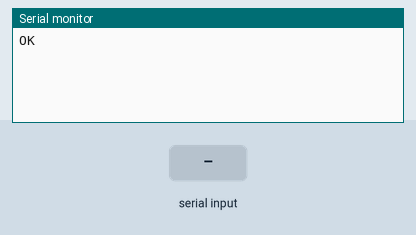
The sketch below on a simulated Arduino Uno, built with avr-gcc and run on an emulated ATmega328P. On the bench: the last lines printed to the serial monitor. The test bench sets the inputs (shaded band). The modem accepts every AT command (registered, SIM ready, sends succeed) and sends nothing else.

Above: at 1.2 s.
1.3 s: "1" received over the second serial link
At 2.5 s:
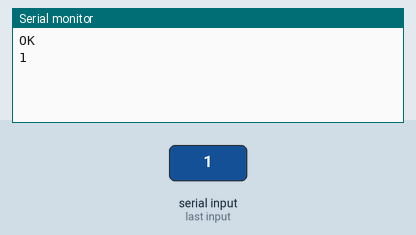
2.8 s: "0" received over the second serial link
At 3.9 s:
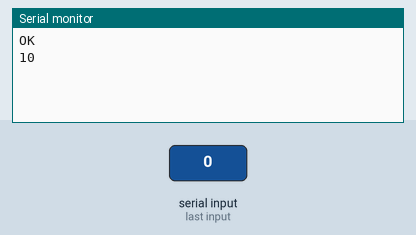

The sketch:

master_test.ino
```cpp
# include <SoftwareSerial.h>

SoftwareSerial HM10(2, 3);

void setup () {
  Serial.begin(9600);
  HM10.begin(9600);
  HM10.println("AT");
}

void loop () {
  if (HM10.available()) {
    Serial.write(HM10.read());
  }
  if (Serial.available()) {
    HM10.write(Serial.read());
  }
}
```

Measured:
- after the input at 1.3 s, the serial monitor: prints a new line at once (image 1)
- after the input at 2.8 s, the serial monitor: prints a new line at once (image 2)
